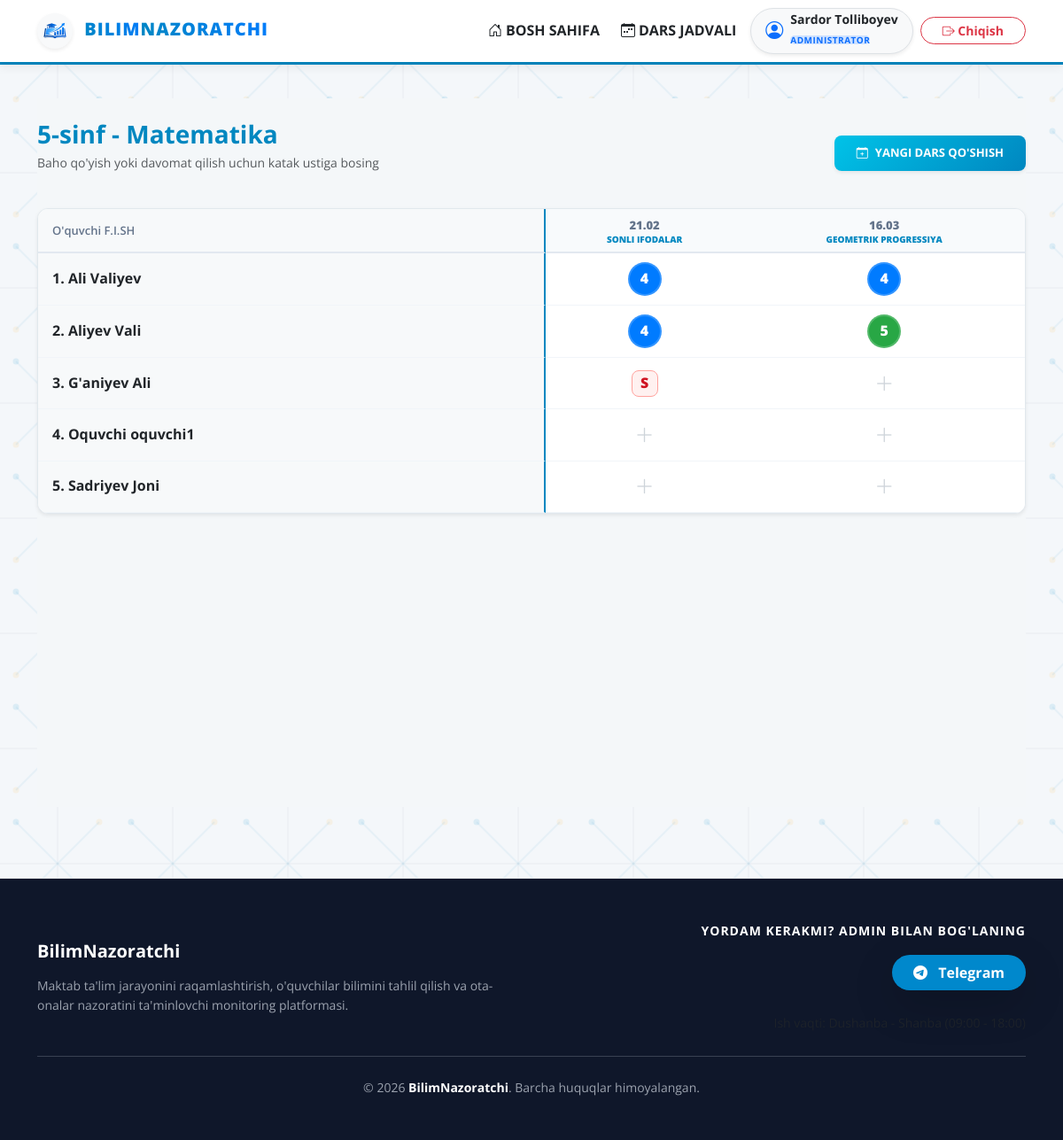
The page /oqituvchi/jurnal/1/ (signed in) on the database its author committed.
### apps/hisoblar/models.py (models this page shows, shortened)
class Foydalanuvchi(AbstractUser):
    username = models.CharField(
        "Foydalanuvchi nomi (Login)",
        max_length=150,  # Django standarti bo'yicha 150 belgi
        unique=True,
        help_text="Majburiy. 150 tagacha belgi. Faqat harflar, raqamlar va @/./+/-/_ belgilari ruxsat etiladi.",
        validators=[UnicodeUsernameValidator()],
        error_messages={
            'unique': "Bunday foydalanuvchi nomi tizimda allaqachon mavjud. Iltimos, boshqa nom tanlang.",
        },
    )
    first_name = models.CharField("Ismi", max_length=150, blank=True)
    last_name = models.CharField("Familiyasi", max_length=150, blank=True)
    email = models.EmailField("Elektron pochta manzili", blank=True)
    is_active = models.BooleanField(
        "Faol",
        default=True,
        help_text="Foydalanuvchi faol bo'lsa, tizimdan foydalanishi mumkin. O'chirish o'rniga faolsizlantiring.",
    )
    is_staff = models.BooleanField(
        "Xodim holati",
        default=False,
        help_text="Belgilansa, foydalanuvchi admin (boshqaruv) paneliga kira oladi.",
    )
    is_superuser = models.BooleanField(
        "Super-admin holati",
        default=False,
        help_text="Belgilansa, foydalanuvchi barcha huquqlarga ega bo'ladi (alohida ruxsat berish shart emas).",
    )
    last_login = models.DateTimeField("Oxirgi kirish", blank=True, null=True)
    date_joined = models.DateTimeField("Ro'yxatdan o'tgan sana", default=timezone.now)
    ROL_TANLOVI = (
        ('admin', 'Administrator'),
        ('oqituvchi', "O'qituvchi"),
        ('oquvchi', "O'quvchi"),
        ('ota_ona', 'Ota-ona'),
    )
    rol = models.CharField(
        "Tizimdagi vazifasi",
        max_length=20,
        choices=ROL_TANLOVI,
        default='oquvchi',
        help_text="Foydalanuvchining saytdagi vakolatlarini belgilaydi."
    )
    telefon = models.CharField(
        "Telefon raqami",
        max_length=15,
        blank=True,
        null=True,
        help_text="Namuna: +998901234567"
    )
    telegram_id = models.CharField(
        "Telegram ID raqami",
        max_length=20,
        blank=True,
        null=True,
        help_text="Telegram bot orqali bildirishnomalar yuborish uchun kerak."
    )
    sinf = models.ForeignKey(
        'talim.Sinf',
        on_delete=models.SET_NULL,
        null=True,
        blank=True,
        related_name='sinfdagi_oquvchilar',
        verbose_name="Sinfi",
        help_text="O'quvchi qaysi sinfda o'qishini belgilang."
    )
    farzandi = models.ForeignKey(
        'self',
        on_delete=models.SET_NULL,
        null=True,
        blank=True,
        limit_choices_to={'rol': 'oquvchi'},  # Faqat o'quvchilarni tanlash imkoni
        related_name='ota_onasi',
        verbose_name="Biriktirilgan farzandi (O'quvchi)",
        help_text="Faqat ota-ona foydalanuvchisi uchun farzandini tanlang."
    )
    groups = models.ManyToManyField(
        "auth.Group",
        verbose_name="Guruhlar",
        blank=True,
        help_text="Foydalanuvchi biriktirilgan guruhlar ro'yxati.",
        related_name="user_set",
        related_query_name="user",
    )
    user_permissions = models.ManyToManyField(
        "auth.Permission",
        verbose_name="Foydalanuvchi huquqlari",
        blank=True,
        help_text="Ushbu foydalanuvchiga bevosita berilgan huquqlar.",
        related_name="user_set",
        related_query_name="user",
    )
    class Meta:
        db_table = 'foydalanuvchilar'  # Ma'lumotlar bazasidagi jadval nomi
        verbose_name = "Foydalanuvchi"
        verbose_name_plural = "Foydalanuvchilar"
        ordering = ['-date_joined']

### apps/talim/models.py (models this page shows, shortened)
class Taqsimot(models.Model):
    HAFTA_KUNLARI = (
        ("1", "Dushanba"),
        ("2", "Seshanba"),
        ("3", "Chorshanba"),
        ("4", "Payshanba"),
        ("5", "Juma"),
        ("6", "Shanba"),
    )
    oqituvchi = models.ForeignKey(
        settings.AUTH_USER_MODEL,
        on_delete=models.CASCADE,
        limit_choices_to={"rol": "oqituvchi"},
        related_name="biriktirilgan_darslari",
        verbose_name="Mas'ul o'qituvchi",
    )
    sinf = models.ForeignKey(
        Sinf,
        on_delete=models.CASCADE,
        related_name="dars_jadvali",
        verbose_name="Sinf",
    )
    fan = models.ForeignKey(Fan, on_delete=models.CASCADE, verbose_name="Fan")
    kun = models.CharField("Hafta kuni", max_length=1, choices=HAFTA_KUNLARI)
    soat = models.TimeField("Dars boshlanish vaqti")
    class Meta:
        db_table = "dars_taqsimotlari"
        verbose_name = "Dars taqsimoti"
        verbose_name_plural = "Darslar taqsimoti"
        unique_together = ("sinf", "kun", "soat")

class Sinf(models.Model):
    nomi = models.CharField("Sinf nomi", max_length=50, unique=True, help_text="Masalan: 9-A")
    SMENA_TANLOVI = (
        ("1", "1-smena (08:00-13:00)"),
        ("2", "2-smena (13:00-17:55)"),
    )
    smena = models.CharField(
        "Smena",
        max_length=1,
        choices=SMENA_TANLOVI,
        default="1",
        help_text="Sinf qaysi smenada o'qishini tanlang.",
    )
    class Meta:
        db_table = "sinflar"
        verbose_name = "Sinf"
        verbose_name_plural = "Sinflar"
        ordering = ["nomi"]

class Fan(models.Model):
    nomi = models.CharField("Fan nomi", max_length=100, unique=True)
    class Meta:
        db_table = "fanlar"
        verbose_name = "Fan"
        verbose_name_plural = "Fanlar"
        ordering = ["nomi"]

class Mavzu(models.Model):
    taqsimot = models.ForeignKey(
        Taqsimot,
        on_delete=models.CASCADE,
        related_name="mavzulari",
        verbose_name="Dars jadvali bandi",
    )
    mavzu_nomi = models.CharField("Dars mavzusi", max_length=255)
    uy_vazifasi = models.TextField("Uyga vazifa", blank=True, null=True)
    sana = models.DateField("Dars o'tilgan sana")
    class Meta:
        db_table = "dars_mavzulari"
        verbose_name = "Dars mavzusi"
        verbose_name_plural = "Dars mavzulari"
        unique_together = ("taqsimot", "sana")

class Baho(models.Model):
    oquvchi = models.ForeignKey(
        settings.AUTH_USER_MODEL,
        on_delete=models.CASCADE,
        related_name="baholari",
        limit_choices_to={"rol": "oquvchi"},
        verbose_name="O'quvchi",
    )
    mavzu = models.ForeignKey(
        Mavzu,
        on_delete=models.CASCADE,
        related_name="baholar_ruyxati",
        verbose_name="Dars mavzusi",
    )
    qiymati = models.PositiveSmallIntegerField(
        "Baho",
        validators=[MinValueValidator(1), MaxValueValidator(5)],
        help_text="1 dan 5 gacha bo'lgan raqam",
    )
    izoh = models.CharField("O'qituvchi fikri", max_length=255, blank=True, null=True)
    class Meta:
        db_table = "baholar"
        verbose_name = "Baho"
        verbose_name_plural = "Baholar"
        unique_together = ("oquvchi", "mavzu")

### apps/talim/views.py (the view, shortened to what this page needs)
# urls.py: path('oqituvchi/jurnal/<int:taqsimot_id>/', oqituvchi_jurnal_view, name='jurnal'),
@login_required
def oqituvchi_jurnal_view(request, taqsimot_id):
    foydalanuvchi = request.user
    if foydalanuvchi.rol != 'oqituvchi' and not foydalanuvchi.is_staff:
        return redirect('talim:bosh_sahifa')
    if foydalanuvchi.is_staff and foydalanuvchi.rol != 'oqituvchi':
        taqsimot = get_object_or_404(Taqsimot, id=taqsimot_id)
    else:
        taqsimot = get_object_or_404(Taqsimot, id=taqsimot_id, oqituvchi=foydalanuvchi)
    sinf_oquvchilari = Foydalanuvchi.objects.filter(sinf=taqsimot.sinf, rol='oquvchi').order_by('first_name')
    mavzular = Mavzu.objects.filter(taqsimot=taqsimot).order_by('sana')
    for oquvchi in sinf_oquvchilari:
        baho_lugati = {}
        for b in Baho.objects.filter(oquvchi=oquvchi, mavzu__taqsimot=taqsimot):
            baho_lugati[b.mavzu_id] = b
        oquvchi.tayyor_baholar = baho_lugati
        davomat_lugati = {}
        for d in Davomat.objects.filter(oquvchi=oquvchi, mavzu__taqsimot=taqsimot):
            davomat_lugati[d.mavzu_id] = d
        oquvchi.tayyor_davomat = davomat_lugati
    return render(request, 'oqituvchi/jurnal.html', {
        'taqsimot': taqsimot,
        'oquvchilar': sinf_oquvchilari,
        'mavzular': mavzular,
    })

### templates/oqituvchi/jurnal.html (shortened to what this page needs)
{% extends 'base.html' %}
{% load static %}
{% load custom_filters %}
{% block extra_css %}
    <link rel="stylesheet" href="{% static 'css/oqituvchi.css' %}?v=20260317">
{% endblock %}
{% block content %}
<div class="jurnal-page py-4">
    <div class="d-flex justify-content-between align-items-center mb-4">
        <div>
            <h3 class="fw-bold mb-1" style="color: var(--em-blue);">
                {{ taqsimot.sinf.nomi }} - {{ taqsimot.fan.nomi }}
            </h3>
            <p class="text-muted small">Baho qo'yish yoki davomat qilish uchun katak ustiga bosing</p>
        </div>
        <button class="btn btn-em-primary shadow-sm" data-bs-toggle="modal" data-bs-target="#yangiMavzuModal">
            <i class="bi bi-calendar-plus me-2"></i>Yangi dars qo'shish
        </button>
    </div>
    <div class="jurnal-card shadow-sm">
        <div class="table-responsive jurnal-table-wrap">
            <table class="table table-jurnal mb-0">
                <thead>
                    <tr>
                        <th class="sticky-col align-middle px-3">O'quvchi F.I.SH</th>
                        {% for mavzu in mavzular %}
                        <th class="mavzu-cell py-2">
                            <span>{{ mavzu.sana|date:"d.m" }}</span><br>
                            <small class="mavzu-title" title="{{ mavzu.mavzu_nomi }}">{{ mavzu.mavzu_nomi }}</small>
                        </th>
                        {% endfor %}
                    </tr>
                </thead>
                <tbody>
                    {% for oquvchi in oquvchilar %}
                    <tr>
                        <td class="sticky-col text-start ps-3 fw-bold text-dark" title="{{ oquvchi.get_full_name|default:oquvchi.username }}">
                            {{ forloop.counter }}. {{ oquvchi.get_full_name|default:oquvchi.username }}
                        </td>
                        {% for mavzu in mavzular %}
                        <td>
                            {% with baho=oquvchi.tayyor_baholar|get_item:mavzu.id davomat=oquvchi.tayyor_davomat|get_item:mavzu.id %}
                                {% if baho %}
                                    <div class="grade-badge grade-{{ baho.qiymati }}"
                                         data-bs-toggle="modal" data-bs-target="#bahoModal{{ oquvchi.id }}_{{ mavzu.id }}">
                                        {{ baho.qiymati }}
                                    </div>
                                {% elif davomat and not davomat.keldi %}
                                    <div class="attendance-absent"
                                         data-bs-toggle="modal" data-bs-target="#bahoModal{{ oquvchi.id }}_{{ mavzu.id }}">
                                        S
                                    </div>
                                {% else %}
                                    <button class="btn-add-grade" data-bs-toggle="modal" data-bs-target="#bahoModal{{ oquvchi.id }}_{{ mavzu.id }}">
                                        <i class="bi bi-plus-lg"></i>
                                    </button>
                                {% endif %}
                            {% endwith %}
                        </td>
                        {% endfor %}
                    </tr>
                    {% endfor %}
                </tbody>
            </table>
        </div>
    </div>
</div>
{% endblock %}

### templates/include/navbar.html (shortened to what this page needs)
{% load static %}
<nav class="navbar navbar-expand-lg navbar-em shadow-sm">
  <div class="container">
    <a class="navbar-brand fw-bold text-dark bn-brand"
       href="{% if user.is_authenticated %}{% url 'talim:bosh_sahifa' %}{% else %}{% url 'talim:landing' %}{% endif %}">
      <img src="{% static 'img/logo.png' %}" alt="Logo" width="40" height="40"
           class="me-2 rounded-circle bg-light p-1 shadow-sm">
      <span class="bn-brand-a">BILIM</span><span class="bn-brand-b">NAZORATCHI</span>
    </a>
    <div class="collapse navbar-collapse" id="bilimNavbar">
      <ul class="navbar-nav ms-auto align-items-center gap-2">
        <li class="nav-item">
          <a class="nav-link text-dark fw-bold d-flex align-items-center" href="{% url 'talim:landing' %}">
            <i class="bi bi-house-door me-1"></i>
            BOSH SAHIFA
          </a>
        </li>
        {% if user.is_authenticated %}
          <li class="nav-item">
            <a class="nav-link text-dark fw-bold d-flex align-items-center" href="{% url 'talim:haftalik_dars_jadvali' %}">
              <i class="bi bi-calendar-week me-1"></i>
              DARS JADVALI
            </a>
          </li>
          <li class="nav-item">
            <div class="d-flex align-items-center bg-light px-3 py-1 rounded-pill border shadow-sm">
              <i class="bi bi-person-circle text-primary me-2 fs-5"></i>
              <div class="text-start">
                <span class="d-block fw-bold small text-dark bn-user-name">
                  {{ user.get_full_name|default:user.username }}
                </span>
                <span class="badge bg-primary-subtle text-primary p-0 small bn-role-badge">
                  {{ user.get_rol_display }}
                </span>
              </div>
            </div>
          </li>
          <li class="nav-item">
            <form action="{% url 'hisoblar:logout' %}" method="post" class="d-inline">
              <button type="submit" class="btn btn-sm btn-outline-danger px-4 rounded-pill fw-bold">
                <i class="bi bi-box-arrow-right"></i>
                Chiqish
              </button>
            </form>
          </li>
        {% else %}
          <li class="nav-item">
            <a class="btn btn-em-primary px-4 rounded-pill fw-bold shadow-sm" href="{% url 'hisoblar:login' %}">
              Kirish
            </a>
          </li>
        {% endif %}
      </ul>
    </div>
  </div>
</nav>

### rows shown on the page
Foydalanuvchi: get_full_name "Sardor Tolliboyev", rol "ADMINISTRATOR"
Taqsimot: sinf.nomi "5-sinf", fan.nomi "Matematika"
Mavzu: sana "21.02", mavzu_nomi "SONLI IFODALAR"
Mavzu: sana "16.03", mavzu_nomi "GEOMETRIK PROGRESSIYA"
Foydalanuvchi: get_full_name "Ali Valiyev"
Baho: qiymati "4"
Baho: qiymati "4"
Foydalanuvchi: get_full_name "Aliyev Vali"
Baho: qiymati "4"
Baho: qiymati "5"
Foydalanuvchi: get_full_name "G'aniyev Ali"
Foydalanuvchi: get_full_name "Oquvchi oquvchi1"
Foydalanuvchi: get_full_name "Sadriyev Joni"
